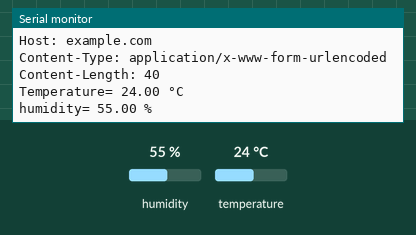
Simulated run of this sketch. Board: ESP32. Parts: the last lines printed to the serial monitor. The test bench sets the inputs (shaded band); at power-on: humidity 55 %, temperature 24 °C.

Above: at 5.8 s.
5.9 s: humidity set to 22 %
At 11.5 s:
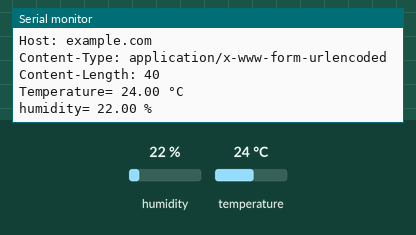
11.9 s: temperature set to 12 °C
At 16.0 s:
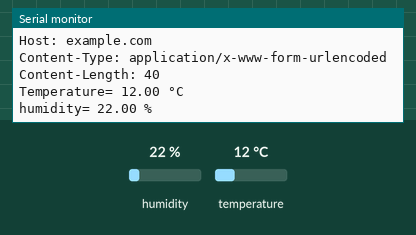
17.9 s: humidity set to 40 %
At 20.5 s:
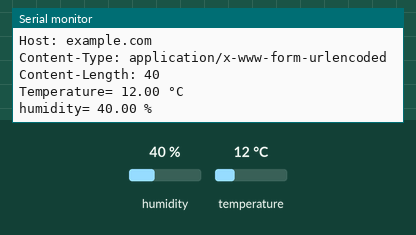
Timing chart, 0 to 22.0 s (numbered marks = the images above; inputs shaded):
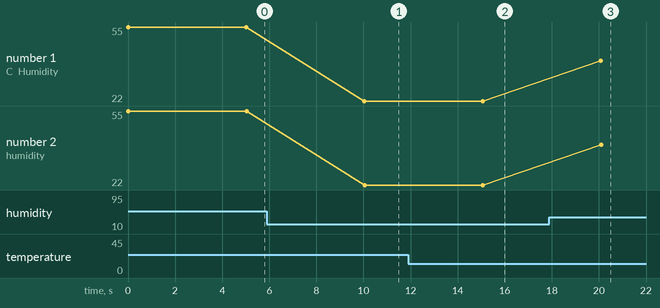

The sketch:

sketch.ino
```cpp
#include <DHT.h>
#include <WiFi.h>
#define DHTPIN 14
#define DHTTYPE DHT22
DHT dht(DHTPIN, DHTTYPE);

void setup()
{
  Serial.begin(115200);
  dht.begin();
  Serial.println("ESP32 Sensor Simulation Started! :)");
}

void loop()
{
  float temperature = dht.readTemperature();
  float humidity = dht.readHumidity();

  if (isnan(temperature) || isnan(humidity))
  {
    Serial.println("Failed to read from DHT sensor! :(");
  }
  else
  {
    Serial.print("Sending data to server: ");
    Serial.print("Temperature = ");
    Serial.print(temperature);
    Serial.print(" °C, Humidity = ");
    Serial.print(humidity);
    Serial.println(" %");

    Serial.println("POST /update HTTP/1.1");
    Serial.println("Host: example.com");
    Serial.println("Content-Type: application/x-www-form-urlencoded");
    Serial.print("Content-Length: ");
    String postData = "Temperature= " + String(temperature) + " °C" +"\n"+ "humidity= " + String(humidity) + " %";
    Serial.println(postData.length());
    Serial.println();
    Serial.println(postData);
  }
  delay(5000);
}
```

Measured:
- after the input at 5.9 s, the serial monitor: prints a new line after 4.1 s (image 1)
- after the input at 11.9 s, the serial monitor: prints a new line after 3.2 s (image 2)
- after the input at 17.9 s, the serial monitor: prints a new line after 2.2 s (image 3)
- plotted number 1: 55 → 22 after the input at 5.9 s
- plotted number 2: 55 → 22 after the input at 5.9 s
